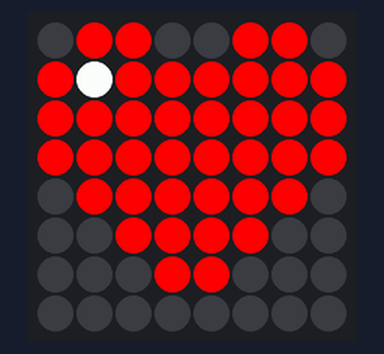
Simulated run of this program. Board: Raspberry Pi (BCM pin numbers) with a Sense HAT. Parts: the Sense HAT's 8×8 RGB LED matrix. What the program prints to the terminal is not drawn. At 5.0 s the program stops and its outputs stay as they are.

Above: at 0.1 s.

The program:

sensehat_icon.py
```python
from sense_emu import SenseHat
import time

sense = SenseHat()

# Định nghĩa màu
r = [255, 0, 0]    # Đỏ
w = [255, 255, 255]# Trắng
b = [0, 0, 0]      # Tắt (đen)

# Trái tim 8x8 (Đã thiết kế lại)
heart = [
    b, r, r, b, b, r, r, b,
    r, w, r, r, r, r, r, r,
    r, r, r, r, r, r, r, r,
    r, r, r, r, r, r, r, r,
    b, r, r, r, r, r, r, b,
    b, b, r, r, r, r, b, b,
    b, b, b, r, r, b, b, b,
    b, b, b, b, b, b, b, b,
]

sense.set_pixels(heart)
print('Biểu tượng trái tim đã hiển thị.')
time.sleep(5)
sense.clear()
```
